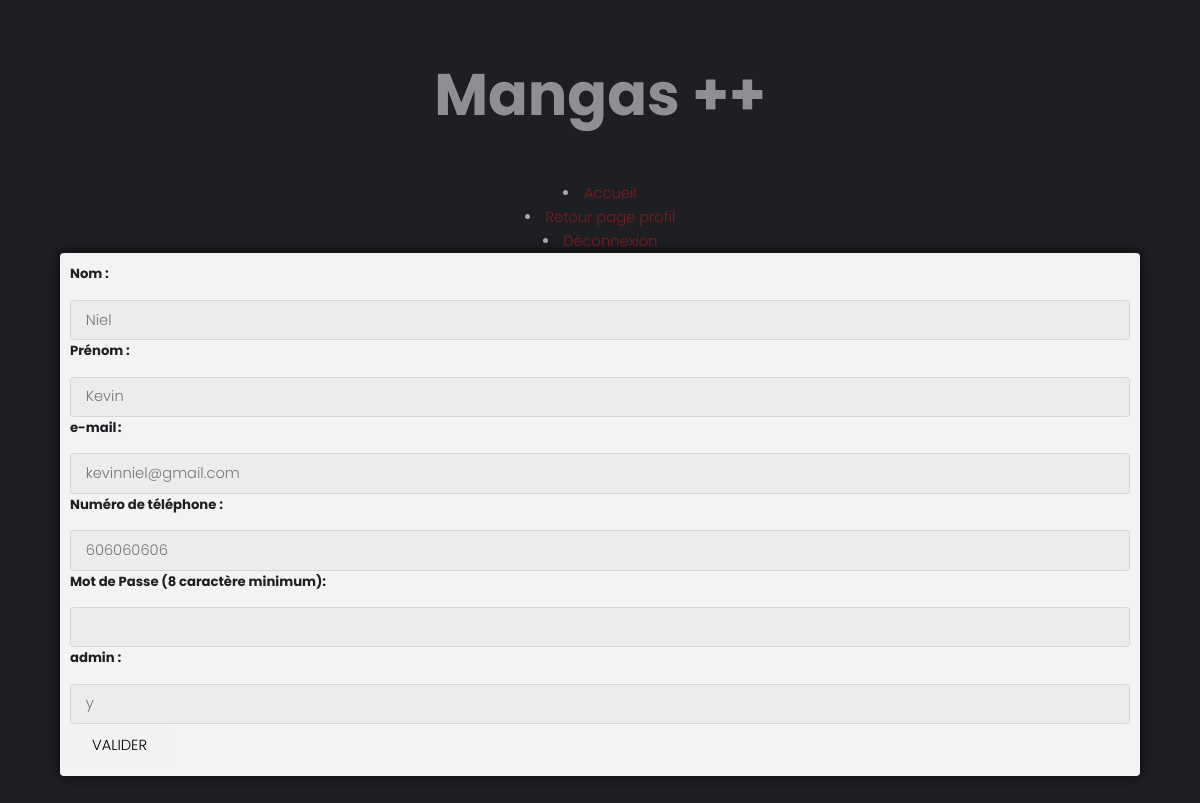
/updateInfos.php?idMaj=17 (signed in), run on the app's committed database.
### tables this page shows
CREATE TABLE IF NOT EXISTS `users` (
  `id` int(11) NOT NULL AUTO_INCREMENT,
  `password` varchar(255) NOT NULL,
  `admin` varchar(255) NOT NULL,
  `name` varchar(255) NOT NULL,
  `firstname` varchar(255) NOT NULL,
  `email` varchar(255) NOT NULL,
  `number` varchar(25) NOT NULL,
  PRIMARY KEY (`id`)
);

### updateUsersForm.php (the view, shortened to what this page needs)
<!DOCTYPE html>
<html lang="en">
  <head>
  </head>
  <body>
    <?php
      include 'configbdd.php';
      $idUsersModif = $_REQUEST['idMaj'];
      $admin = $bdd->query("SELECT admin FROM users WHERE id = ".$_SESSION['id'])->fetch()[0];
      if(!isset($_SESSION['id'])){
        if (($_SESSION['id'] != $idUsersModif && $admin != 'y'))
          echo "veuillez vous connectez pour accéder à cette page";
        }
      else{
        $userName = $bdd->query("SELECT name FROM users WHERE id = $idUsersModif")->fetch()[0];
        $userFirstname = $bdd->query("SELECT firstname FROM users WHERE id = $idUsersModif")->fetch()[0];
        $userMail = $bdd->query("SELECT email FROM users WHERE id = $idUsersModif")->fetch()[0];
        $userNum = $bdd->query("SELECT number FROM users WHERE id = $idUsersModif")->fetch()[0];
        $userAdmin = $bdd->query("SELECT admin FROM users WHERE id = $idUsersModif")->fetch()[0];
        ?>
      <form action="updateUsers.php" method="post">
        <label for="name">Nom :</label>
        <input type="text" id="name" name="user_name" value='<?php echo"$userName" ?>'>
        <label for="firstname">Prénom :</label>
        <input type="text" id="firstname" name="user_firstname" value='<?php echo"$userFirstname" ?>'>
        <label for="mail">e-mail :</label>
        <input type="email" id="mail" name="user_mail" value='<?php echo"$userMail"?>'>
        <label for="phone">Numéro de téléphone :</label>
        <input type="text" id="phone" name="phone" value='<?php echo"$userNum" ?>'>
        <label for="password">Mot de Passe (8 caractère minimum):</label>
        <input type="password" id="password" name="password" minlength="8" required>
        <?php
          if ($admin == 'y'){
            ?>
            <label for="admin">admin :</label>
            <input type="text" id="admin" name="admin" value='<?php echo"$userAdmin" ?>'>
            <?php
          }
        ?>
        <input type="submit" value="Valider">
      </form>
        <?php
      }
    ?>
  </body>
</html>

### assets/css/main.css (style rules this page uses)
html, body, div, span, applet, object, iframe, h1, h2, h3, h4, h5, h6, p, blockquote, pre, a, abbr, acronym, address, big, cite, code, del, dfn, em, img, ins, kbd, q, s, samp, small, strike, strong, sub, sup, tt, var, b, u, i, center, dl, dt, dd, ol, ul, li, fieldset, form, label, legend, table, caption, tbody, tfoot, thead, tr, th, td, article, aside, canvas, details, embed, figure, figcaption, footer, header, hgroup, menu, nav, output, ruby, section, summary, time, mark, audio, video { margin: 0; padding: 0; border: 0; font-size: 100%; font: inherit; vertical-align: baseline; }
body { line-height: 1; }
body { -webkit-text-size-adjust: none; }
*, *:before, *:after { -moz-box-sizing: border-box; -webkit-box-sizing: border-box; box-sizing: border-box; }
body { -ms-overflow-style: scrollbar; }
body { background: #fff; }
html { font-size: 13pt; }
@media screen and (max-width: 1680px) { html { font-size: 11pt; } }
@media screen and (max-width: 1280px) { html { font-size: 11pt; } }
body { background-color: #fff; color: rgba(0, 0, 0, 0.5); }
body, input, select, textarea { font-family: "Poppins", sans-serif; font-weight: 300; font-size: 1rem; line-height: 1.65; }
input, select, textarea { color: #1e1f23; }
input[type="submit"], input[type="reset"], input[type="button"], button, .button { -moz-appearance: none; -webkit-appearance: none; -ms-appearance: none; appearance: none; -moz-transition: background-color 0.2s ease-in-out, color 0.2s ease-in-out; -webkit-transition: background-color 0.2s ease-in-out, color 0.2s ease-in-out; -ms-transition: background-color 0.2s ease-in-out, color 0.2s ease-in-out; transition: background-color 0.2s ease-in-out, color 0.2s ease-in-out; border-radius: 4px; border: 0; cursor: pointer; display: inline-block; font-weight: 300; height: 2.85rem; line-height: 2.95rem; padding: 0 1.5rem; text-align: center; text-decoration: none; text-transform: uppercase; white-space: nowrap; }
input[type="submit"], input[type="reset"], input[type="button"], button, .button { background-color: #f2f2f2; color: #000 !important; }
form { margin: 0 0 2rem 0; }
label { display: block; font-size: 0.9rem; font-weight: 700; margin: 0 0 1rem 0; }
input[type="text"], input[type="password"], input[type="email"], select, textarea { -moz-appearance: none; -webkit-appearance: none; -ms-appearance: none; appearance: none; border-radius: 4px; border: none; border: solid 1px; color: inherit; display: block; outline: 0; padding: 0 1rem; text-decoration: none; width: 100%; }
input[type="text"]:invalid, input[type="password"]:invalid, input[type="email"]:invalid, select:invalid, textarea:invalid { box-shadow: none; }
input[type="text"], input[type="password"], input[type="email"], select { height: 2.75rem; }
label { color: #1e1f23; }
input[type="text"], input[type="password"], input[type="email"], select, textarea { background: rgba(144, 144, 144, 0.075); border-color: rgba(144, 144, 144, 0.25); }
body { background-color: #1e1f23; padding-top: 8rem; }
body:after { -moz-pointer-events: none; -webkit-pointer-events: none; -ms-pointer-events: none; pointer-events: none; -moz-transition: opacity 1.5s ease-in-out, visibility 1.5s; -webkit-transition: opacity 1.5s ease-in-out, visibility 1.5s; -ms-transition: opacity 1.5s ease-in-out, visibility 1.5s; transition: opacity 1.5s ease-in-out, visibility 1.5s; content: ''; background-image: url(https://www.ecopetit.cat/wpic/mpic/19-192679_flat-landscape-minimalism-trees-sunset-river-artwork-hd.jpg); background-attachment: fixed; background-position: center; background-repeat: no-repeat; background-size: cover; position: fixed; display: block; top: 0; left: 0; height: 100%; width: 100%; z-index: -1; visibility: visible; opacity: 1; }
@media screen and (max-width: 1280px) { body { padding-top: 6rem; background-attachment: scroll; background-size: auto; background-position: top; } }
form { padding: 10px; }

### data on the page
users: user_name "Niel", user_firstname "Kevin", user_mail "kevinniel@gmail.com", phone "606060606", admin "y"
